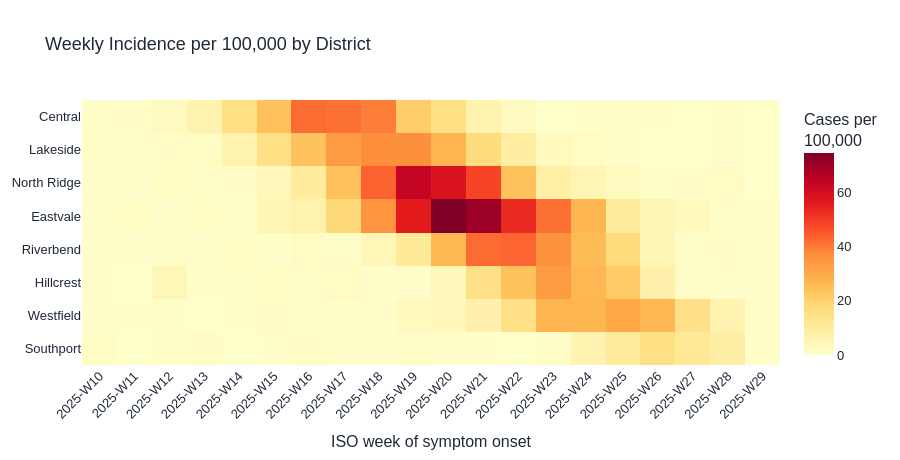

Source (notebook cell):
### Code cell
# Lesson 17 — Step 5: OLAP roll-ups, attack rates and week-over-week growth

# --- 5a. ROLLUP: district rows, province subtotals and a regional total in one query ---
print("ATTACK RATE BY DISTRICT, PROVINCE AND REGION (GROUP BY ROLLUP):")
display(q("""
WITH by_district AS (               -- aggregate to one row per district first
    SELECT d.province, d.district, d.population,
           count(*)                 AS cases,
           count_if(c.hospitalised) AS hospitalised,
           count_if(c.died)         AS deaths
    FROM cases_clean AS c
    JOIN dim_district AS d USING (district_id)
    GROUP BY ALL
)
SELECT
    CASE WHEN GROUPING(province) = 1 THEN '— REGION TOTAL —'
         ELSE province END                                     AS province,
    CASE WHEN GROUPING(province) = 1 THEN ''
         WHEN GROUPING(district) = 1 THEN '(province subtotal)'
         ELSE district END                                     AS district,
    sum(cases)                                                 AS cases,
    sum(population)                                            AS population,
    round(sum(cases) * 100000.0 / sum(population), 1)          AS attack_rate_per_100k,
    sum(hospitalised)                                          AS hospitalised,
    sum(deaths)                                                AS deaths,
    round(100.0 * sum(deaths) / sum(cases), 2)                 AS case_fatality_pct
FROM by_district
GROUP BY ROLLUP (province, district)
ORDER BY GROUPING(province), province, GROUPING(district), attack_rate_per_100k DESC
"""))

# --- 5b. CUBE: every combination of province and sex, including all subtotals ---
print("\nCASES BY PROVINCE AND SEX, ALL SUBTOTALS (GROUP BY CUBE):")
display(q("""
SELECT coalesce(d.province, 'ALL') AS province,
       coalesce(c.sex, 'ALL')      AS sex,
       count(*)                    AS cases
FROM cases_clean AS c
JOIN dim_district AS d USING (district_id)
GROUP BY CUBE (d.province, c.sex)
ORDER BY GROUPING(d.province), province, GROUPING(c.sex), sex
"""))

# --- 5c. Weekly incidence per 100,000 and week-over-week growth (LAG) ---
weekly = q("""
WITH grid AS (                      -- every district × every week, even with zero cases
    SELECT DISTINCT dd.district_id, dd.district, dd.population, d.week_start, d.iso_week
    FROM dim_district AS dd CROSS JOIN dim_date AS d
),
counts AS (
    SELECT district_id, CAST(date_trunc('week', onset_date) AS DATE) AS week_start,
           count(*) AS cases
    FROM cases_clean GROUP BY ALL
)
SELECT
    g.district, g.week_start, g.iso_week,
    coalesce(c.cases, 0)                                            AS cases,
    round(coalesce(c.cases, 0) * 100000.0 / g.population, 1)        AS incidence_per_100k,
    lag(coalesce(c.cases, 0)) OVER w                                AS prev_week_cases,
    -- growth only when last week had at least 10 cases (small counts give meaningless %)
    CASE WHEN lag(coalesce(c.cases, 0)) OVER w >= 10 THEN
         round(100.0 * (coalesce(c.cases, 0) - lag(coalesce(c.cases, 0)) OVER w)
               / lag(coalesce(c.cases, 0)) OVER w, 0) END             AS wow_growth_pct
FROM grid AS g
LEFT JOIN counts AS c USING (district_id, week_start)
WINDOW w AS (PARTITION BY g.district ORDER BY g.week_start)
ORDER BY g.district, g.week_start
""")

print("\nPEAK WEEK PER DISTRICT (by onset):")
peak = (weekly.loc[weekly.groupby("district")["incidence_per_100k"].idxmax(),
                   ["district", "iso_week", "week_start", "cases", "incidence_per_100k"]]
        .sort_values("week_start").reset_index(drop=True))
display(peak)

print("\nWEEK-OVER-WEEK GROWTH, EXAMPLE (Eastvale, weeks 6–13):")
display(weekly[weekly["district"] == "Eastvale"].iloc[5:13][
    ["iso_week", "cases", "prev_week_cases", "wow_growth_pct", "incidence_per_100k"]])

# --- Interactive figure: weekly incidence heatmap with hover details ---
order = peak["district"].tolist()
pivot = lambda col: weekly.pivot(index="district", columns="iso_week", values=col).loc[order]
incidence, cases_w = pivot("incidence_per_100k"), pivot("cases")
growth_txt = pivot("wow_growth_pct").map(lambda v: "n/a (under 10 cases last week)" if pd.isna(v) else f"{v:+.0f}%")
hover_data = np.dstack([cases_w.values, growth_txt.values])

fig = go.Figure(go.Heatmap(
    z=incidence.values, x=incidence.columns, y=order, customdata=hover_data,
    colorscale="YlOrRd", colorbar=dict(title="Cases per<br>100,000"),
    hovertemplate=("<b>%{y}</b> — week %{x}<br>Incidence: <b>%{z:.1f}</b> per 100,000"
                   "<br>Cases: %{customdata[0]}<br>Week-over-week: %{customdata[1]}<extra></extra>"),
))
fig.update_layout(**HOUSE, title="Weekly Incidence per 100,000 by District",
                  height=460, xaxis_title="ISO week of symptom onset")
fig.update_yaxes(autorange="reversed", showgrid=False)
fig.update_xaxes(showgrid=False, tickangle=-45)
fig.show()

### Figure 1 — Plotly figure (JSON) as saved in the notebook; plotly's stock layout.template omitted (floating-point values rounded to 4 significant figures; data arrays with more than 128 entries replaced by an {"elided": "..."} marker saying what was removed)
{"data": [{"colorbar": {"title": {"text": "Cases per<br>100,000"}}, "colorscale": [[0.0, "rgb(255,255,204)"], [0.125, "rgb(255,237,160)"], [0.25, "rgb(254,217,118)"], [0.375, "rgb(254,178,76)"], [0.5, "rgb(253,141,60)"], [0.625, "rgb(252,78,42)"], [0.75, "rgb(227,26,28)"], [0.875, "rgb(189,0,38)"], [1.0, "rgb(128,0,38)"]], "customdata": {"elided": "8x20x2 mixed values"}, "hovertemplate": "<b>%{y}</b> — week %{x}<br>Incidence: <b>%{z:.1f}</b> per 100,000<br>Cases: %{customdata[0]}<br>Week-over-week: %{customdata[1]}<extra></extra>", "type": "heatmap", "x": ["2025-W10", "2025-W11", "2025-W12", "2025-W13", "2025-W14", "2025-W15", "2025-W16", "2025-W17", "2025-W18", "2025-W19", "2025-W20", "2025-W21", "2025-W22", "2025-W23", "2025-W24", "2025-W25", "2025-W26", "2025-W27", "2025-W28", "2025-W29"], "y": ["Central", "Lakeside", "North Ridge", "Eastvale", "Riverbend", "Hillcrest", "Westfield", "Southport"], "z": {"elided": "8x20 float values"}}], "layout": {"font": {"color": "#1F2937", "family": "Arial", "size": 13}, "height": 460, "hoverlabel": {"bgcolor": "white", "bordercolor": "#9CA3AF", "font": {"color": "#111827", "size": 12}}, "title": {"text": "Weekly Incidence per 100,000 by District"}, "xaxis": {"showgrid": false, "tickangle": -45, "title": {"text": "ISO week of symptom onset"}}, "yaxis": {"autorange": "reversed", "showgrid": false}}}
